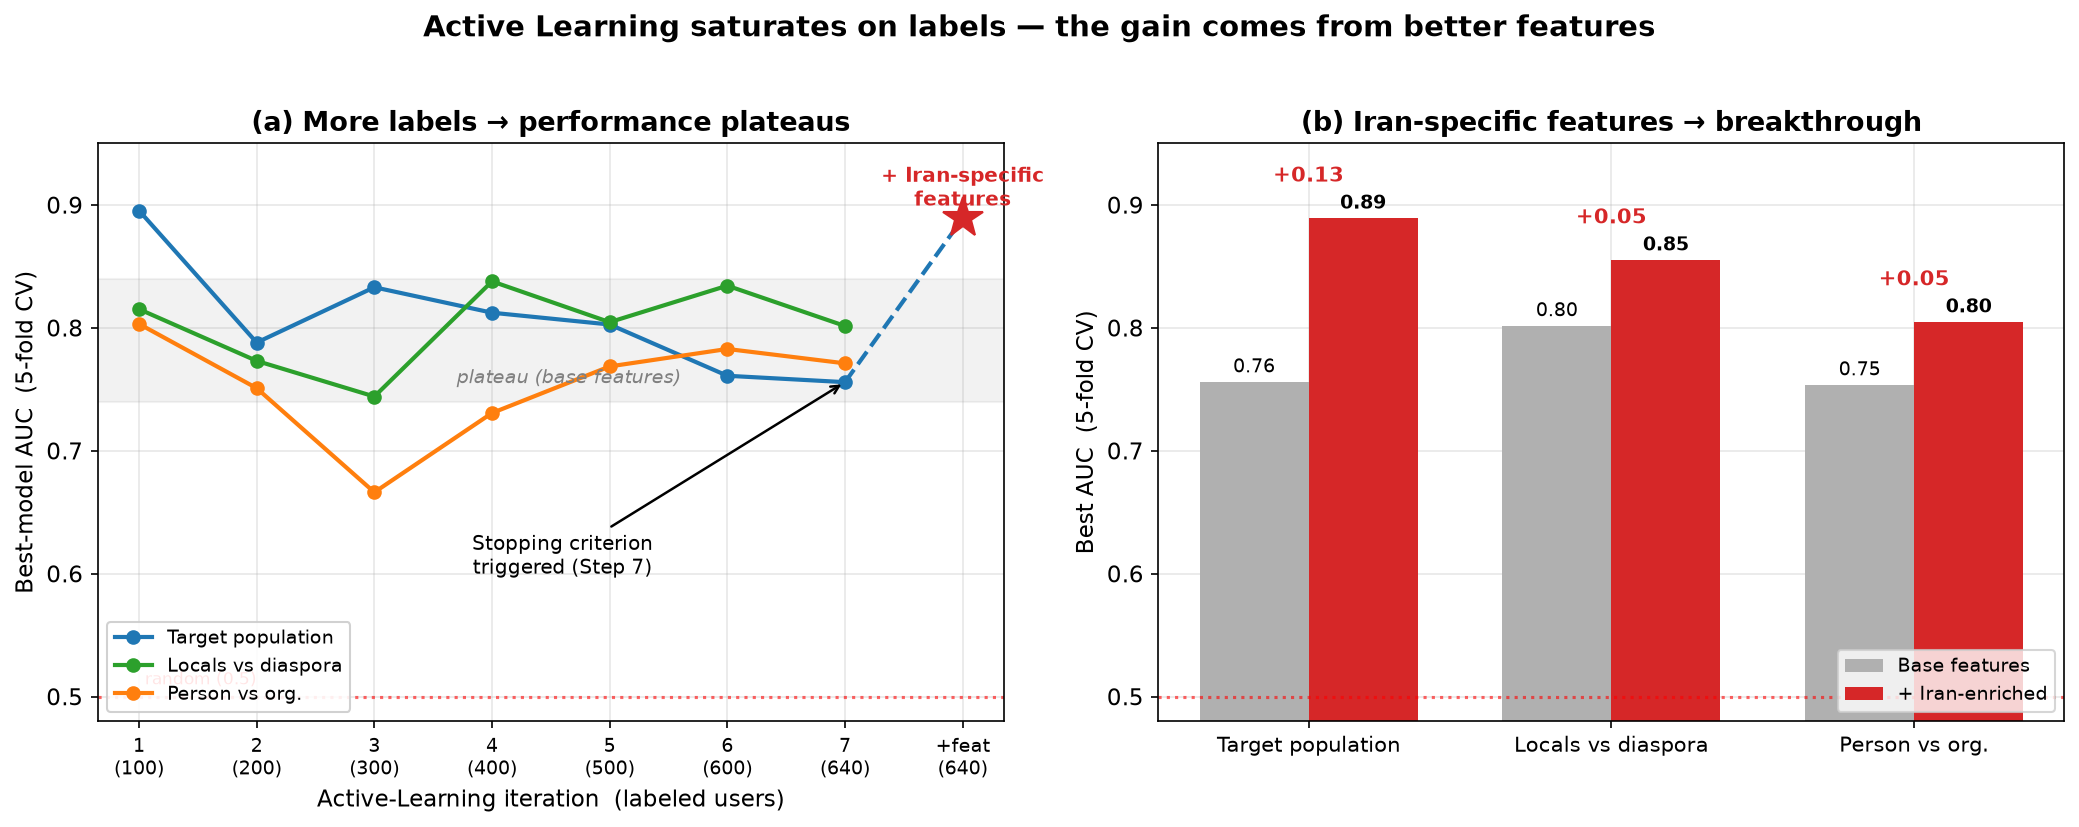

Python code for this plot:
"""
Honest, presentation-grade figure for the Active-Learning narrative.

Reads ONLY existing result CSVs (no model is retrained):
  - iteration_comparison_summary.csv      (best 5-fold CV AUC per task, per iteration)
  - Feature_Enrichment/enrichment_summary.csv   (base vs Iran-enriched AUC, same 5-fold CV basis)

Message (two panels, same evaluation basis so it is fully comparable):
  (a) Adding labeled data (100 -> 640) makes best-model AUC PLATEAU -> Stopping Criterion (Step 7) fires.
  (b) The real lever was FEATURES: Iran-specific lexicon + tweets break the ceiling (target 0.76 -> 0.89).
"""
import pandas as pd
import matplotlib.pyplot as plt
from matplotlib.patches import FancyArrowPatch

HERE = "Iran_POI/Classification"
comp = pd.read_csv(f"{HERE}/iteration_comparison_summary.csv")
enr = pd.read_csv(f"{HERE}/Feature_Enrichment/enrichment_summary.csv")

TASKS = {
    "target_population": ("Target population", "#1f77b4"),
    "locals_vs_diaspora": ("Locals vs diaspora", "#2ca02c"),
    "person_vs_organization": ("Person vs org.", "#ff7f0e"),
}

# best base / best enriched per task (same 5-fold CV basis)
def best(task, col):
    return enr.loc[enr.task == task, col].max()

plt.rcParams.update({"font.size": 11, "axes.grid": True,
                     "grid.alpha": 0.3, "axes.axisbelow": True})
fig, (axA, axB) = plt.subplots(1, 2, figsize=(14, 5.6))

# ---------- Panel A: iterations plateau ----------
it = comp["iteration"].values
n = comp["n_labeled_users"].values
for task, (label, color) in TASKS.items():
    axA.plot(it, comp[f"best_AUC_{task}"], "o-", color=color, lw=2, ms=6, label=label)

# feature-enrichment endpoint for the headline task (dashed = different lever)
tgt_last_x = it[-1]
tgt_base = comp["best_AUC_target_population"].values[-1]
tgt_enr = best("target_population", "enriched_bestAUC")
axA.plot([tgt_last_x, tgt_last_x + 1], [tgt_base, tgt_enr], "--", color="#1f77b4", lw=2)
axA.plot(tgt_last_x + 1, tgt_enr, "*", color="#d62728", ms=20, zorder=5)
axA.annotate("+ Iran-specific\nfeatures", xy=(tgt_last_x + 1, tgt_enr),
             xytext=(tgt_last_x + 1, tgt_enr + 0.005), ha="center", va="bottom",
             fontsize=9.5, fontweight="bold", color="#d62728")

axA.axhspan(0.74, 0.84, color="gray", alpha=0.10)
axA.text(3.7, 0.755, "plateau (base features)", color="gray", fontsize=9, style="italic")
axA.annotate("Stopping criterion\ntriggered (Step 7)",
             xy=(7, comp['best_AUC_target_population'].values[-1]),
             xytext=(4.6, 0.60), fontsize=9.5, ha="center",
             arrowprops=dict(arrowstyle="->", color="black", lw=1.2))
axA.axhline(0.5, ls=":", color="red", alpha=0.6)
axA.text(1.05, 0.51, "random (0.5)", color="red", fontsize=8)

xt = list(it) + [it[-1] + 1]
axA.set_xticks(xt)
axA.set_xticklabels([f"{i}\n({m})" for i, m in zip(it, n)] + ["+feat\n(640)"], fontsize=9)
axA.set_xlabel("Active-Learning iteration  (labeled users)")
axA.set_ylabel("Best-model AUC  (5-fold CV)")
axA.set_ylim(0.48, 0.95)
axA.set_title("(a) More labels → performance plateaus", fontweight="bold")
axA.legend(loc="lower left", fontsize=9, framealpha=0.9)

# ---------- Panel B: features break the ceiling ----------
labels = [v[0] for v in TASKS.values()]
base_v = [best(t, "baseline_bestAUC") for t in TASKS]
enr_v = [best(t, "enriched_bestAUC") for t in TASKS]
x = range(len(labels))
w = 0.36
b1 = axB.bar([i - w / 2 for i in x], base_v, w, label="Base features", color="#b0b0b0")
b2 = axB.bar([i + w / 2 for i in x], enr_v, w, label="+ Iran-enriched", color="#d62728")
for i, (bv, ev) in enumerate(zip(base_v, enr_v)):
    axB.text(i - w / 2, bv + 0.008, f"{bv:.2f}", ha="center", fontsize=9)
    axB.text(i + w / 2, ev + 0.008, f"{ev:.2f}", ha="center", fontsize=9, fontweight="bold")
    axB.annotate(f"+{ev - bv:.2f}", xy=(i, max(bv, ev) + 0.03), ha="center",
                 fontsize=10, fontweight="bold", color="#d62728")
axB.axhline(0.5, ls=":", color="red", alpha=0.6)
axB.set_xticks(list(x))
axB.set_xticklabels(labels, fontsize=10)
axB.set_ylabel("Best AUC  (5-fold CV)")
axB.set_ylim(0.48, 0.95)
axB.set_title("(b) Iran-specific features → breakthrough", fontweight="bold")
axB.legend(loc="lower right", fontsize=9)

fig.suptitle("Active Learning saturates on labels — the gain comes from better features",
             fontsize=14, fontweight="bold")
fig.tight_layout(rect=[0, 0, 1, 0.96])
out = f"{HERE}/plot_active_learning_story.png"
fig.savefig(out, dpi=150, bbox_inches="tight")
print("saved", out)
